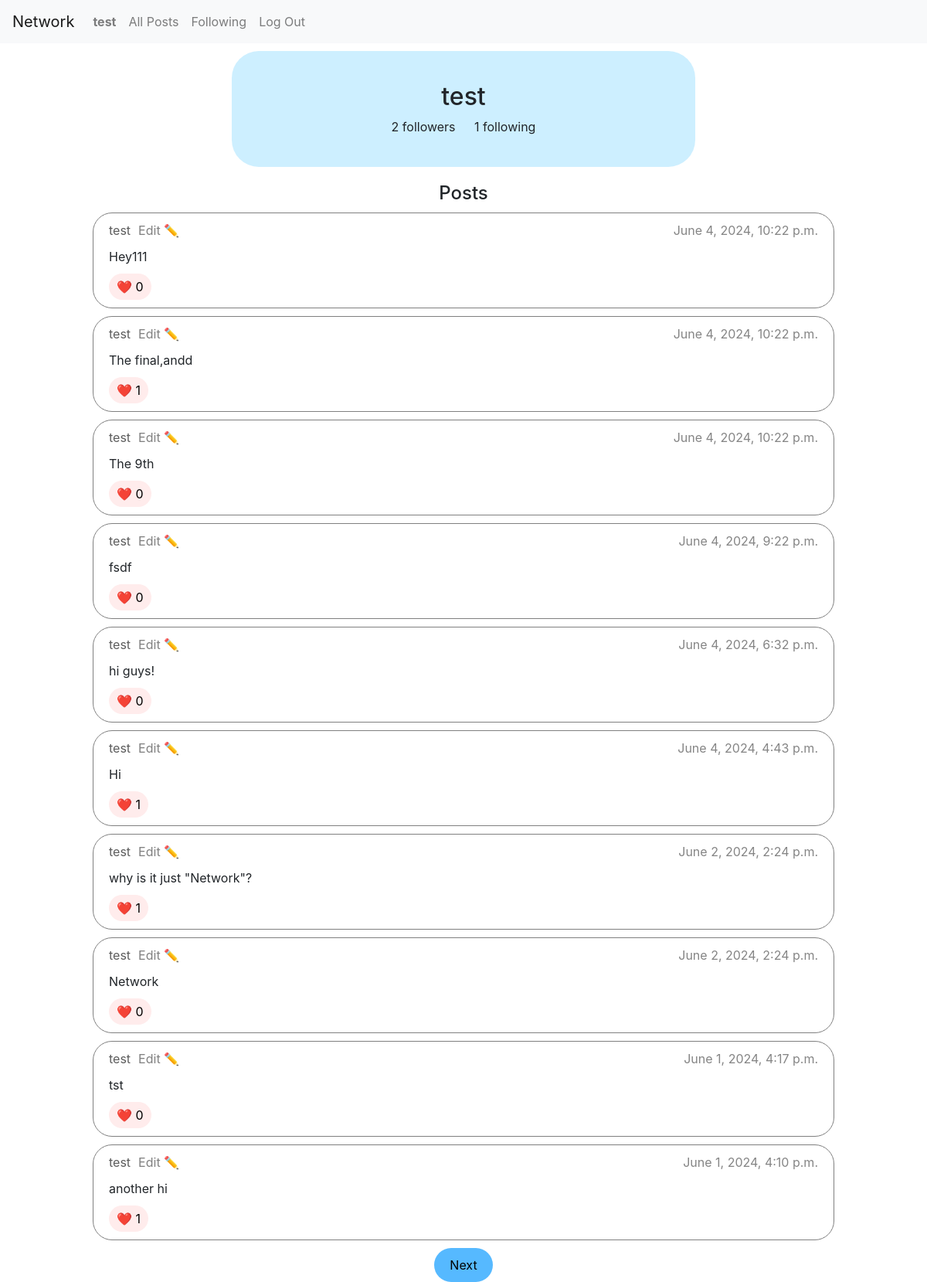
The app's page /user/test (signed in) with its own data.
### network/models.py (models this page shows)
class User(AbstractUser):
    followers = models.ManyToManyField('self', symmetrical=False, blank=True, related_name="following")

class Post(models.Model):
    message = models.CharField(max_length=128)
    user = models.ForeignKey(User, on_delete=models.CASCADE, related_name="posts")
    timestamp = models.DateTimeField()
    likes = models.ManyToManyField(User, blank=True, related_name="liked_posts")

### network/views.py (the view)
# urls.py: path("user/<str:username>", views.profile, name="profile"),
def profile(request, username):
    try:
        user = User.objects.get(username=username)
    except:
        user = None
    if user is not None:
        if is_following(request.user, user):
            follow_action = "Unfollow"
        else:
            follow_action = "Follow"
        posts = Post.objects.filter(user=user).order_by("-timestamp")
        return render(request, "network/profile.html", {
            "requested_user": user,
            "page": paginate(request, posts),
            "followers_count": user.followers.count(),
            "following_count": user.following.count(),
            "action": follow_action,
            "is_superuser": user.is_superuser
        })
    else:
        return HttpResponse("User not found", status=404)

### network/views.py (called while the page is built)
def paginate(request, posts):
    try:
        page_num = int(request.GET.get('page_num'))
    except:
        page_num = 1
    pages = Paginator(posts, 10)
    if page_num > pages.num_pages:
        return HttpResponse("404 Page Not Found", status=404)
    return pages.page(page_num)

def is_following(user1, user2):
    return True if user2.followers.filter(username=user1.username) else False

### network/templates/network/profile.html (shortened to what this page needs)
{% extends 'network/layout.html' %}
{% block body %}
    <div class="user-details">
        <div>
            <h2>{{ requested_user.username }}</h2>
        </div>
        <div>
            <span class="user-metrics">{{ followers_count }} followers</span>
            <span class="user-metrics">{{ following_count }} following</span>
        </div>
    </div>
    <div class="user-posts">
        <h4>Posts</h4>
        {% for post in page %}
        <div class="post-card" data-id="{{ post.id }}">
            <div class="post-details">
                <div class="user-details-div">
                    <a class="username" href="{% url 'profile' post.user.username %}">{{ post.user.username }}</a>
                </div>
                <div>
                    {% if user == post.user %}
                        <button class="post-edit-button">Edit ✏️</button>
                    {% endif %}
                    <span class="timestamp">{{ post.timestamp }}</span>
                </div>
            </div>
            <div class="post-message">{{ post.message }}</div>
            <div>
                <button class="like-button">❤️ <span class="like-count">{{ post.likes.all.count }}</span></button>
            </div>
        </div>
    {% empty %}
        <p>No posts yet</p>
    {% endfor %}
    </div>
    <div class="pagination-buttons-div">
        {% if page.has_next %}
            <a href="{% url 'profile' requested_user.username %}?page_num={{ page.next_page_number }}" class="pagination-buttons">Next</a>
        {% endif %}
    </div>
{% endblock %}

### network/templates/network/layout.html (shortened to what this page needs)
{% load static %}
<!DOCTYPE html>
<html lang="en">
    <head>
        <link rel="stylesheet" href="https://stackpath.bootstrapcdn.com/bootstrap/4.4.1/css/bootstrap.min.css">
        <link href="{% static 'network/styles.css' %}" rel="stylesheet">
    </head>
    <body>
        <nav class="navbar navbar-expand-lg navbar-light bg-light">
            <a class="navbar-brand" href="{% url 'index' %}">Network</a>
            <div>
              <ul class="navbar-nav mr-auto">
                {% if user.is_authenticated %}
                    <li class="nav-item">
                        <a class="nav-link" href="{% url 'profile' request.user.username %}"><strong>{{ user.username }}</strong></a>
                    </li>
                {% endif %}
                <li class="nav-item">
                  <a class="nav-link" href="{% url 'all_posts' %}">All Posts</a>
                </li>
                {% if user.is_authenticated %}
                    <li class="nav-item">
                        <a class="nav-link" href="{% url 'following_posts' %}">Following</a>
                    </li>
                    <li class="nav-item">
                        <a class="nav-link" href="{% url 'logout' %}">Log Out</a>
                    </li>
                {% endif %}
              </ul>
            </div>
          </nav>
        <div class="body">
            {% block body %}
            {% endblock %}
        </div>
    </body>
</html>

### network/static/network/styles.css (style rules this page uses)
* { margin: 0; padding: 0; box-sizing: border-box; }
body { font-size: 16px; }
.post-card { border: 1px solid grey; border-radius: 25px; width: 80%; margin: 10px auto; padding: 10px 20px; display: flex; flex-direction: column; }
.post-card .post-details { color: rgb(133, 133, 133); }
.post-card .username { color: rgb(92, 92, 92); margin: 0 10px 0 0; }
.user-details-div { float: left; }
.post-card .timestamp { float: right; }
.post-message { margin: 10px 0; }
.like-button { display: inline-block; border: none; background: rgb(255, 236, 236); padding: 5px 10px; border-radius: 25px; }
.user-details { width: 50%; margin: 10px auto; background: rgb(205, 239, 255); text-align: center; padding: 40px 0; border-radius: 35px; display: flex; justify-content: center; flex-direction: column; }
.user-metrics { margin: 0 10px; }
.user-posts { margin: 20px 0 0 0; }
.user-posts h4 { text-align: center; }
.pagination-buttons-div { display: flex; justify-content: center; }
.pagination-buttons { text-decoration: none; background-color: rgb(86, 185, 255); color: black; padding: 10px 20px; border-radius: 25px; margin: 0 10px; }
.post-edit-button { border: none; background-color: white; color: grey; }

### records on screen
User: username "test"
Post: user.username "test", shows "Edit ✏️", timestamp "June 4, 2024, 10:22 p.m.", message "Hey111", likes.all.count "0"
Post: user.username "test", shows "Edit ✏️", timestamp "June 4, 2024, 10:22 p.m.", message "The final,andd", likes.all.count "1"
Post: user.username "test", shows "Edit ✏️", timestamp "June 4, 2024, 10:22 p.m.", message "The 9th", likes.all.count "0"
Post: user.username "test", shows "Edit ✏️", timestamp "June 4, 2024, 9:22 p.m.", message "fsdf", likes.all.count "0"
Post: user.username "test", shows "Edit ✏️", timestamp "June 4, 2024, 6:32 p.m.", message "hi guys!", likes.all.count "0"
Post: user.username "test", shows "Edit ✏️", timestamp "June 4, 2024, 4:43 p.m.", message "Hi", likes.all.count "1"
Post: user.username "test", shows "Edit ✏️", timestamp "June 2, 2024, 2:24 p.m.", message "why is it just \"Network\"?", likes.all.count "1"
Post: user.username "test", shows "Edit ✏️", timestamp "June 2, 2024, 2:24 p.m.", message "Network", likes.all.count "0"
Post: user.username "test", shows "Edit ✏️", timestamp "June 1, 2024, 4:17 p.m.", message "tst", likes.all.count "0"
Post: user.username "test", shows "Edit ✏️", timestamp "June 1, 2024, 4:10 p.m.", message "another hi", likes.all.count "1"

### other values on screen
{{ followers_count }} "2"
{{ following_count }} "1"
